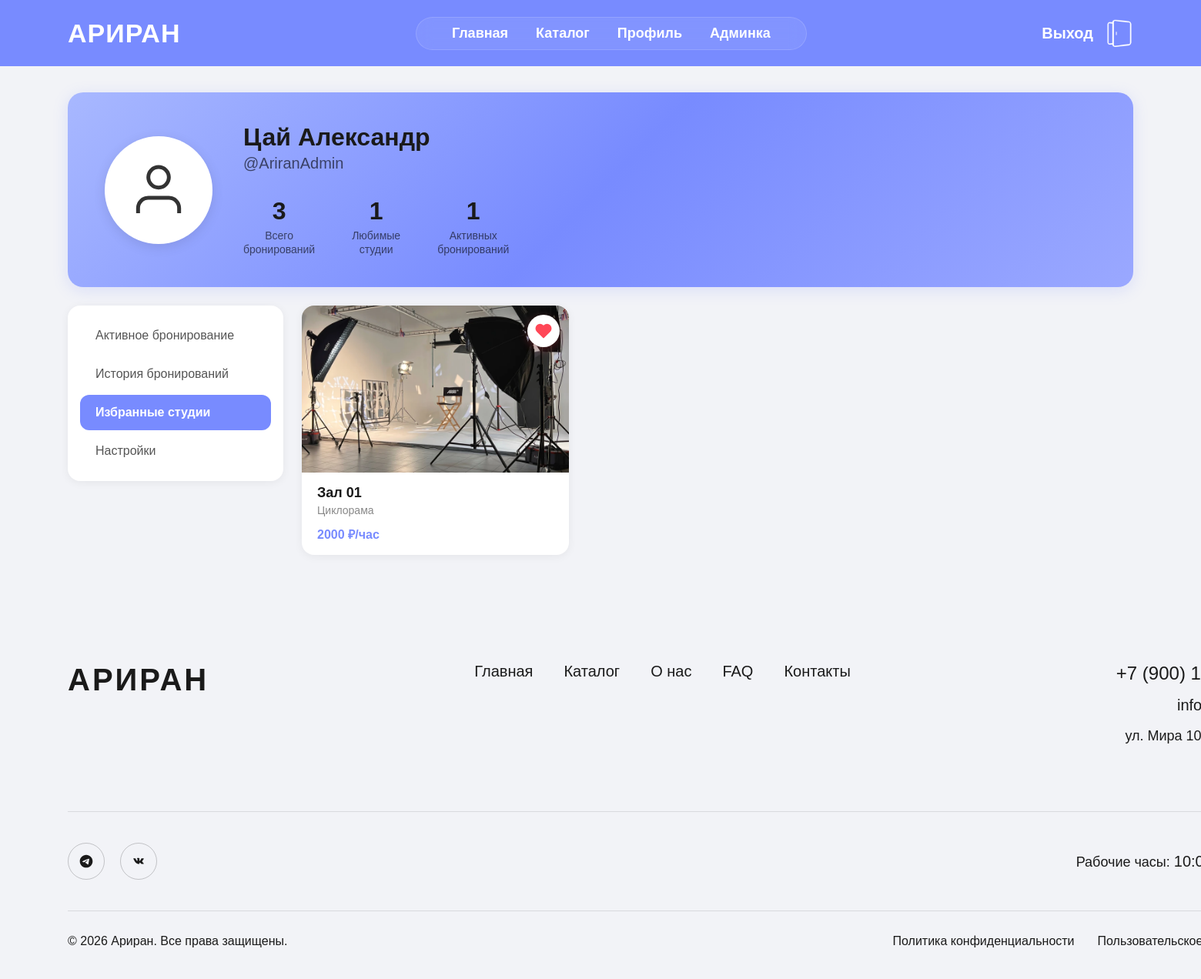
The page /profile/?tab=favorites (signed in) on the database its author committed.
### studios/models.py (models this page shows, shortened)
class User(AbstractBaseUser, PermissionsMixin):
    ROLE_CHOICES = (
        ('client', 'Клиент'),
        ('admin', 'Администратор'),
        ('staff', 'Сотрудник'),
    )
    login = models.CharField('Логин', max_length=100, unique=True, null=False)
    first_name = models.CharField('Имя', max_length=100, null=False)
    last_name = models.CharField('Фамилия', max_length=100, null=False)
    email = models.EmailField('Email', max_length=255, unique=True, null=False)
    phone = models.CharField('Телефон', max_length=20, null=False)
    role = models.CharField('Роль', max_length=20, choices=ROLE_CHOICES, default='client', null=False)
    is_active = models.BooleanField('Активен', default=True)
    is_staff = models.BooleanField('Доступ к админке', default=False)
    created_at = models.DateTimeField('Дата регистрации', auto_now_add=True, null=False)
    objects = UserManager()
    USERNAME_FIELD = 'login'
    REQUIRED_FIELDS = ['first_name', 'last_name', 'phone', 'email']
    class Meta:
        verbose_name = 'Пользователь'
        verbose_name_plural = 'Пользователи'
        db_table = 'user'

class Studio(models.Model):
    name = models.CharField('Название', max_length=255, null=False)
    category = models.ForeignKey(
        Category, on_delete=models.CASCADE,
        related_name='studios',
        null=True, blank=True,
        verbose_name='Категория'
    )
    interior = models.ForeignKey(
        Interior, on_delete=models.CASCADE,
        related_name='studios',
        null=True, blank=True,
        verbose_name='Интерьер'
    )
    description = models.TextField('Описание', null=False)
    price_per_hour = models.DecimalField('Цена за час', max_digits=10, decimal_places=2, null=False)
    area = models.IntegerField('Площадь (м²)', null=False)
    ceiling_height = models.IntegerField('Высота потолков (м)', default=3, null=False)
    is_available = models.BooleanField('Доступна', default=True, null=False)
    created_at = models.DateTimeField('Дата добавления', auto_now_add=True, null=False)
    class Meta:
        verbose_name = 'Студия'
        verbose_name_plural = 'Студии'
        db_table = 'studio'
        ordering = ['name']

class StudioPhoto(models.Model):
    studio = models.ForeignKey(
        Studio, on_delete=models.CASCADE,
        related_name='photos',
        null=False,
        verbose_name='Студия'
    )
    image = models.ImageField('Фото', upload_to='studios/', null=False)
    order = models.IntegerField('Порядок', default=0, null=False)
    class Meta:
        verbose_name = 'Фотография студии'
        verbose_name_plural = 'Фотографии студий'
        db_table = 'studiophoto'
        ordering = ['order']

class Category(models.Model):
    name = models.CharField('Название категории', max_length=100, unique=True)
    description = models.TextField('Описание', blank=True)
    class Meta:
        verbose_name = 'Категория'
        verbose_name_plural = 'Категории'
        db_table = 'category'
        ordering = ['name']

### studios/views.py (the view)
# urls.py: path('profile/', views.user_profile, name='profile'),
def user_profile(request):
    if not request.user.is_authenticated:
        return redirect('studios:login')
    user = request.user
    all_bookings = Booking.objects.filter(user=user).select_related('studio').prefetch_related('equipment')
    active_bookings = all_bookings.filter(status__in=['pending', 'confirmed'])
    history_bookings = all_bookings.filter(status__in=['rejected'])
    favorite_studios = Studio.objects.filter(favorited_by__user=user)
    total_bookings = all_bookings.count()
    active_count = active_bookings.count()
    favorites_count = favorite_studios.count()
    active_tab = request.GET.get('tab', 'active')
    context = {
        'user': user,
        'all_bookings': all_bookings,
        'active_bookings': active_bookings,
        'history_bookings': history_bookings,
        'favorite_studios': favorite_studios,
        'total_bookings': total_bookings,
        'active_count': active_count,
        'favorites_count': favorites_count,
        'active_tab': active_tab,
    }
    return render(request, 'studios/profile.html', context)

### studios/templates/studios/profile.html (shortened to what this page needs)
{% extends 'studios/base.html' %}
{% load static %}
{% block content %}
<div class="profile-page">
    <div class="profile-header">
        <div class="profile-avatar">
            <svg viewBox="0 0 24 24" fill="none" stroke="currentColor" stroke-width="1.5">
                <path d="M20 21v-2a4 4 0 0 0-4-4H8a4 4 0 0 0-4 4v2"/>
                <circle cx="12" cy="7" r="4"/>
            </svg>
        </div>
        <div class="profile-info">
            <div class="profile-name">{{ user.last_name }} {{ user.first_name }}</div>
            <div class="profile-login">@{{ user.login }}</div>
            <div class="profile-stats">
                <div class="stat-item">
                    <div class="stat-value">{{ total_bookings }}</div>
                    <div class="stat-label">Всего<br>бронирований</div>
                </div>
                <div class="stat-item">
                    <div class="stat-value">{{ favorites_count }}</div>
                    <div class="stat-label">Любимые<br>студии</div>
                </div>
                <div class="stat-item">
                    <div class="stat-value">{{ active_count }}</div>
                    <div class="stat-label">Активных<br>бронирований</div>
                </div>
            </div>
        </div>
    </div>
    <div class="profile-content">
        <aside class="profile-sidebar">
            <nav class="sidebar-menu">
                <a href="{% url 'studios:profile' %}?tab=active" class="sidebar-item {% if active_tab == 'active' %}active{% endif %}">Активное бронирование</a>
                <a href="{% url 'studios:profile' %}?tab=history" class="sidebar-item {% if active_tab == 'history' %}active{% endif %}">История бронирований</a>
                <a href="{% url 'studios:profile' %}?tab=favorites" class="sidebar-item {% if active_tab == 'favorites' %}active{% endif %}">Избранные студии</a>
                <a href="{% url 'studios:profile' %}?tab=settings" class="sidebar-item {% if active_tab == 'settings' %}active{% endif %}">Настройки</a>
            </nav>
        </aside>
        <main class="profile-main">
            {% if active_tab == 'active' %}
                <div class="bookings-list">
                    {% for booking in active_bookings %}
                    <div class="booking-card">
                        <div class="booking-card-top">
                            <div class="booking-header">Бронь №{{ forloop.counter }}</div>
                            <span class="booking-status {{ booking.status }}">
                                {% if booking.status == 'pending' %}На проверке{% elif booking.status == 'confirmed' %}Подтверждено{% endif %}
                            </span>
                        </div>
                        <div class="booking-card-body">
                            <div class="booking-photo">
                                {% if booking.studio.photos.first %}
                                    <img src="{{ booking.studio.photos.first.image.url }}" alt="{{ booking.studio.name }}">
                                {% else %}
                                    <img src="{% static 'images/empty-studio.jpg' %}" alt="Нет фото">
                                {% endif %}
                            </div>
                            <div class="booking-info">
                                <div class="booking-studio-name">{{ booking.studio.name }}</div>
                                {% if booking.studio.category %}
                                    <div class="booking-category">{{ booking.studio.category.name }}</div>
                                {% endif %}
                                <div class="booking-meta">
                                    <div class="booking-meta-item">
                                        <svg viewBox="0 0 24 24" fill="none" stroke="currentColor" stroke-width="2"><rect x="3" y="3" width="18" height="18" rx="2"/><path d="M3 9h18M9 3v18"/></svg>
                                        {{ booking.studio.area }} м²
                                    </div>
                                    <div class="booking-meta-item">
                                        <svg viewBox="0 0 24 24" fill="none" stroke="currentColor" stroke-width="2"><path d="M12 2v20M8 6l4-4 4 4"/></svg>
                                        {{ booking.studio.ceiling_height }} м
                                    </div>
                                </div>
                                {% if booking.equipment.all %}
                                    <div class="booking-equipment">
                                        + {% for eq in booking.equipment.all %}{{ eq.name }}{% if not forloop.last %}, {% endif %}{% endfor %}
                                    </div>
                                {% endif %}
                            </div>
                            <div class="booking-card-right">
                                <div class="booking-datetime">
                                    <div class="label">Дата аренды</div>
                                    {% if booking.start_time|date:"d.m.Y" == booking.end_time|date:"d.m.Y" %}
                                        <div class="date">{{ booking.start_time|date:"d.m.Y" }}</div>
                                        <div class="time">{{ booking.start_time|date:"H:i" }} — {{ booking.end_time|date:"H:i" }}</div>
                                    {% else %}
                                        <div class="date-range">
                                            <div class="date-row">
                                                <span class="date-badge">с</span>
                                                <span>{{ booking.start_time|date:"d.m.Y" }}, {{ booking.start_time|date:"H:i" }}</span>
                                            </div>
                                            <div class="date-row">
                                                <span class="date-badge">до</span>
                                                <span>{{ booking.end_time|date:"d.m.Y" }}, {{ booking.end_time|date:"H:i" }}</span>
                                            </div>
                                        </div>
                                    {% endif %}
                                </div>
                                <div class="booking-price-block">
                                    <div class="label">Стоимость</div>
                                    <div class="price">{{ booking.total_price }} ₽</div>
                                </div>
                            </div>
                        </div>
                        <div class="booking-actions">
                            <a href="{% url 'studios:studio_detail' booking.studio.pk %}" class="btn-details">Подробнее</a>
                            <a href="{% url 'studios:cancel_booking' booking.pk %}" class="btn-cancel"
                               onclick="return confirm('Вы уверены, что хотите отменить бронирование?')">Отменить</a>
                        </div>
                    </div>
                    {% empty %}
                    <div class="empty-state">
                        <svg viewBox="0 0 24 24" fill="none" stroke="currentColor" stroke-width="1.5"><rect x="3" y="4" width="18" height="18" rx="2" ry="2"/><line x1="16" y1="2" x2="16" y2="6"/><line x1="8" y1="2" x2="8" y2="6"/><line x1="3" y1="10" x2="21" y2="10"/></svg>
                        <p>У вас нет активных бронирований</p>
                        <a href="{% url 'studios:catalog' %}" class="btn-details" style="margin-top: 16px;">Перейти в каталог</a>
                    </div>
                    {% endfor %}
                </div>
            {% elif active_tab == 'favorites' %}
                <div class="favorites-grid">
                    {% for studio in favorite_studios %}
                    <a href="{% url 'studios:studio_detail' studio.pk %}" class="favorite-card">
                        <button class="favorite-btn is-favorite" data-studio-id="{{ studio.id }}" onclick="toggleFavorite(event, this)" type="button" aria-label="Удалить из избранного">
                            <svg viewBox="0 0 24 24" stroke-linecap="round" stroke-linejoin="round">
                                <path d="M20.84 4.61a5.5 5.5 0 0 0-7.78 0L12 5.67l-1.06-1.06a5.5 5.5 0 0 0-7.78 7.78l1.06 1.06L12 21.23l7.78-7.78 1.06-1.06a5.5 5.5 0 0 0 0-7.78z"></path>
                            </svg>
                        </button>
                        <div class="favorite-card-image">
                            {% if studio.photos.first %}<img src="{{ studio.photos.first.image.url }}" alt="{{ studio.name }}">{% else %}<img src="{% static 'images/empty-studio.jpg' %}" alt="Нет фото">{% endif %}
                        </div>
                        <div class="favorite-card-body">
                            <div class="favorite-card-name">{{ studio.name }}</div>
                            {% if studio.category %}<div class="favorite-card-category">{{ studio.category.name }}</div>{% endif %}
                            <div class="favorite-card-price">{{ studio.price_per_hour|floatformat:0 }} ₽/час</div>
                        </div>
                    </a>
                    {% empty %}
                    <div class="empty-state" style="grid-column: 1 / -1;">
                        <p>У вас нет избранных студий</p>
                        <a href="{% url 'studios:catalog' %}" class="btn-details" style="margin-top: 16px;">Перейти в каталог</a>
                    </div>
                    {% endfor %}
                </div>
            {% endif %}
        </main>
    </div>
</div>
{% endblock %}

### rows shown on the page
User: last_name "Цай", first_name "Александр", login "AriranAdmin"
Studio: photos.first.image (picture), name "Зал 01", category.name "Циклорама", price_per_hour "2000"

### other values the page prints
{{ total_bookings }} "3"
{{ favorites_count }} "1"
{{ active_count }} "1"
